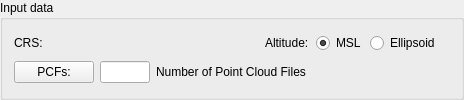
         <widget class="QGroupBox" name="groupBox_2">
          <property name="title">
           <string>Input data</string>
          </property>
          <layout class="QGridLayout" name="gridLayout_17">
           <item row="0" column="0" colspan="4">
            <layout class="QHBoxLayout" name="horizontalLayout_8">
             <item>
              <widget class="QLabel" name="addPCFsCrsLbel_2">
               <property name="minimumSize">
                <size>
                 <width>30</width>
                 <height>0</height>
                </size>
               </property>
               <property name="maximumSize">
                <size>
                 <width>30</width>
                 <height>16777215</height>
                </size>
               </property>
               <property name="text">
                <string>CRS:</string>
               </property>
              </widget>
             </item>
             <item>
              <widget class="QgsProjectionSelectionWidget" name="ppToolsIPCFsQgsProjectionSelectionWidget">
               <property name="minimumSize">
                <size>
                 <width>200</width>
                 <height>0</height>
                </size>
               </property>
              </widget>
             </item>
             <item>
              <widget class="QLabel" name="addPCFsAltitudeLabel_2">
               <property name="minimumSize">
                <size>
                 <width>45</width>
                 <height>0</height>
                </size>
               </property>
               <property name="maximumSize">
                <size>
                 <width>45</width>
                 <height>16777215</height>
                </size>
               </property>
               <property name="text">
                <string>Altitude:</string>
               </property>
              </widget>
             </item>
             <item>
              <widget class="QRadioButton" name="ppToolsIPCFsAltitudeMslRadioButton">
               <property name="minimumSize">
                <size>
                 <width>48</width>
                 <height>0</height>
                </size>
               </property>
               <property name="maximumSize">
                <size>
                 <width>48</width>
                 <height>16777215</height>
                </size>
               </property>
               <property name="text">
                <string>MSL</string>
               </property>
               <property name="checked">
                <bool>true</bool>
               </property>
              </widget>
             </item>
             <item>
              <widget class="QRadioButton" name="ppToolsIPCFsAltitudeEllipsoidRadioButton">
               <property name="minimumSize">
                <size>
                 <width>80</width>
                 <height>0</height>
                </size>
               </property>
               <property name="maximumSize">
                <size>
                 <width>80</width>
                 <height>16777215</height>
                </size>
               </property>
               <property name="text">
                <string>Ellipsoid</string>
               </property>
              </widget>
             </item>
            </layout>
           </item>
           <item row="1" column="0">
            <widget class="QPushButton" name="ppToolsSelectIPCFsPushButton">
             <property name="minimumSize">
              <size>
               <width>50</width>
               <height>0</height>
              </size>
             </property>
             <property name="maximumSize">
              <size>
               <width>100</width>
               <height>16777215</height>
              </size>
             </property>
             <property name="text">
              <string>PCFs:</string>
             </property>
            </widget>
           </item>
           <item row="1" column="1">
            <widget class="QLineEdit" name="ppToolsNumberOfIPCFsLineEdit">
             <property name="minimumSize">
              <size>
               <width>50</width>
               <height>0</height>
              </size>
             </property>
             <property name="maximumSize">
              <size>
               <width>50</width>
               <height>16777215</height>
              </size>
             </property>
             <property name="readOnly">
              <bool>true</bool>
             </property>
            </widget>
           </item>
           <item row="1" column="2">
            <widget class="QLabel" name="label_7">
             <property name="minimumSize">
              <size>
               <width>140</width>
               <height>0</height>
              </size>
             </property>
             <property name="text">
              <string>Number of Point Cloud Files</string>
             </property>
            </widget>
           </item>
           <item row="1" column="3">
            <spacer name="horizontalSpacer_16">
             <property name="orientation">
              <enum>Qt::Horizontal</enum>
             </property>
             <property name="sizeHint" stdset="0">
              <size>
               <width>138</width>
               <height>20</height>
              </size>
             </property>
            </spacer>
           </item>
          </layout>
         </widget>
